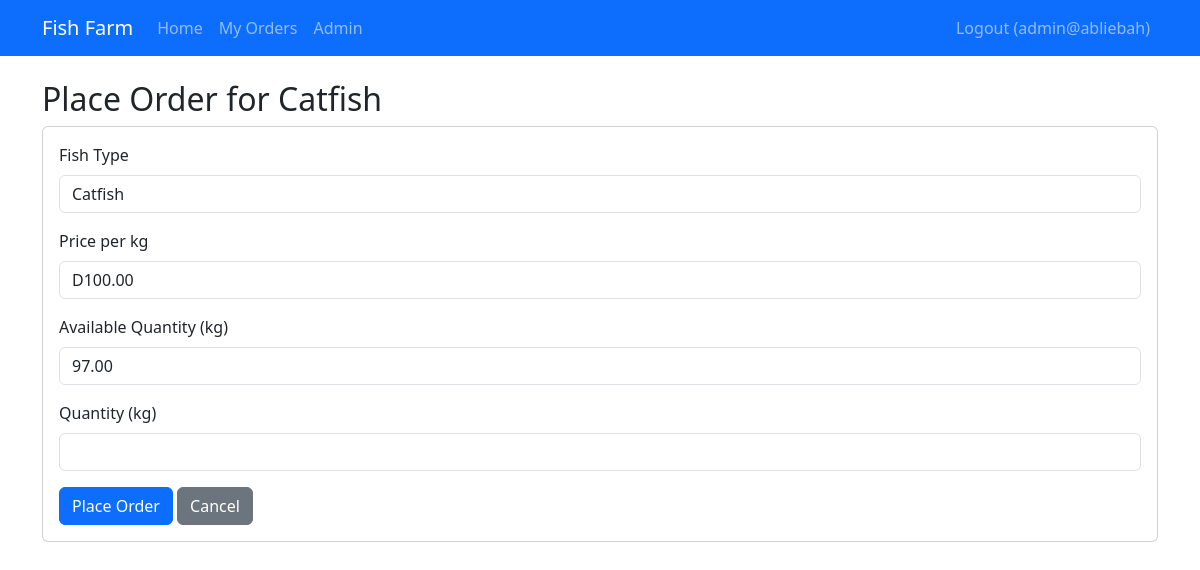
Before: /order.php?fish_id=1 (signed in) with the older database file.
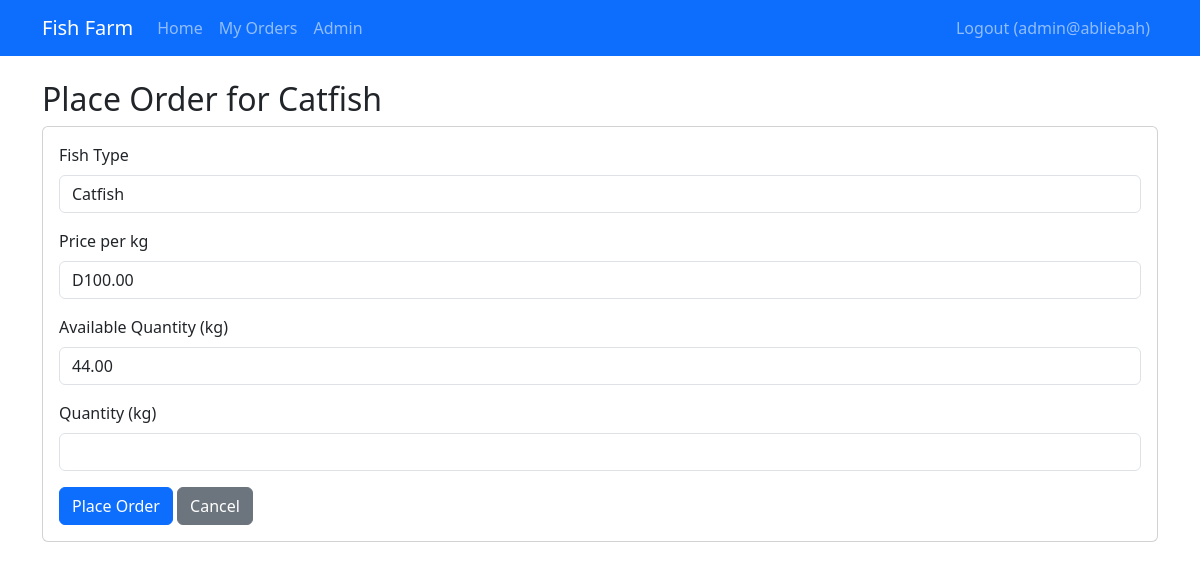
After: the same page with the newer database file.
### tables this page shows
CREATE TABLE `inventory` (
  `id` int(11) NOT NULL,
  `fish_type_id` int(11) NOT NULL,
  `quantity_kg` decimal(10,2) NOT NULL,
  `last_updated` timestamp NOT NULL DEFAULT current_timestamp() ON UPDATE current_timestamp()
);

### auth.php (called while the page is built, shortened)
<?php
function isLoggedIn()
{
    return isset($_SESSION['user_id']);
}
function isAdmin()
{
    return isLoggedIn() && $_SESSION['role'] === 'admin';
}

### functions.php (called while the page is built, shortened)
<?php
require_once 'config.php';
function getFishTypeById($id)
{
    global $pdo;
    $stmt = $pdo->prepare("SELECT * FROM fish_types WHERE id = ?");
    $stmt->execute([$id]);
    return $stmt->fetch();
}
function getInventory()
{
    global $pdo;
    $stmt = $pdo->query("SELECT i.*, f.name, f.price_per_kg FROM inventory i JOIN fish_types f ON i.fish_type_id = f.id");
    return $stmt->fetchAll();
}

### order.php (the view, shortened to what this page needs)
<?php
require_once 'auth.php';
require_once 'functions.php';
$fishId = $_GET['fish_id'];
$fish = getFishTypeById($fishId);
$inventory = getInventory();
$available = 0;
foreach ($inventory as $item) {
    if ($item['fish_type_id'] == $fishId) {
        $available = $item['quantity_kg'];
        break;
    }
}
?>
<!DOCTYPE html>
<html lang="en">
<head>
    <link href="https://cdn.jsdelivr.net/npm/bootstrap@5.3.0/dist/css/bootstrap.min.css" rel="stylesheet">
</head>
<body>
    <nav class="navbar navbar-expand-lg navbar-dark bg-primary">
        <div class="container">
            <a class="navbar-brand" href="#">Fish Farm</a>
            <div class="collapse navbar-collapse" id="navbarNav">
                <ul class="navbar-nav me-auto">
                    <li class="nav-item">
                        <a class="nav-link" href="index.php">Home</a>
                    </li>
                    <li class="nav-item">
                        <a class="nav-link" href="orders.php">My Orders</a>
                    </li>
                    <?php if (isAdmin()): ?>
                        <li class="nav-item">
                            <a class="nav-link" href="admin.php">Admin</a>
                        </li>
                    <?php endif; ?>
                </ul>
                <ul class="navbar-nav">
                    <li class="nav-item">
                        <a class="nav-link" href="logout.php">Logout (<?= htmlspecialchars($_SESSION['username']) ?>)</a>
                    </li>
                </ul>
            </div>
        </div>
    </nav>
    <div class="container mt-4">
        <h2>Place Order for <?= htmlspecialchars($fish['name']) ?></h2>
        <div class="card">
            <div class="card-body">
                <form method="POST">
                    <div class="mb-3">
                        <label for="fishName" class="form-label">Fish Type</label>
                        <input type="text" class="form-control" id="fishName" value="<?= htmlspecialchars($fish['name']) ?>" readonly>
                    </div>
                    <div class="mb-3">
                        <label for="price" class="form-label">Price per kg</label>
                        <input type="text" class="form-control" id="price" value="D<?= number_format($fish['price_per_kg'], 2) ?>" readonly>
                    </div>
                    <div class="mb-3">
                        <label for="available" class="form-label">Available Quantity (kg)</label>
                        <input type="text" class="form-control" id="available" value="<?= number_format($available, 2) ?>" readonly>
                    </div>
                    <div class="mb-3">
                        <label for="quantity" class="form-label">Quantity (kg)</label>
                        <input type="number" step="0.1" min="0.1" max="<?= $available ?>" class="form-control" id="quantity" name="quantity" required>
                    </div>
                    <button type="submit" class="btn btn-primary">Place Order</button>
                    <a href="index.php" class="btn btn-secondary">Cancel</a>
                </form>
            </div>
        </div>
    </div>
</body>
</html>

Changed rows visible on the page:
changed inventory: quantity_kg "97.00" → "44.00"
